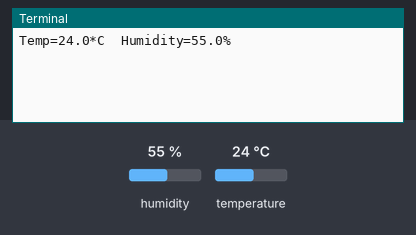
The program below on a simulated Raspberry Pi (BCM pin numbers). Shown: the last lines printed to the terminal. Inputs (shaded band) come from the test bench; at power-on: humidity 55 %, temperature 24 °C.

Above: at 1.2 s.
1.3 s: humidity set to 22 %
At 3.7 s:
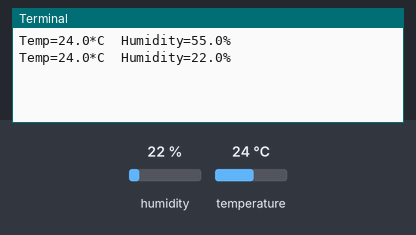
4.7 s: temperature set to 12 °C
At 6.5 s:
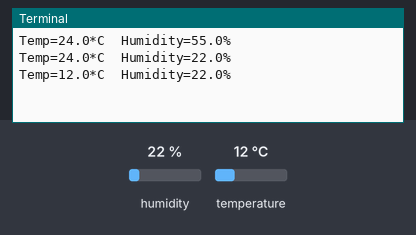
8.1 s: humidity set to 40 %
At 9.4 s:
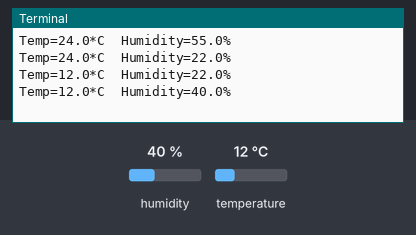
Timing chart, 0 to 11.1 s (numbered marks = the images above; inputs shaded):
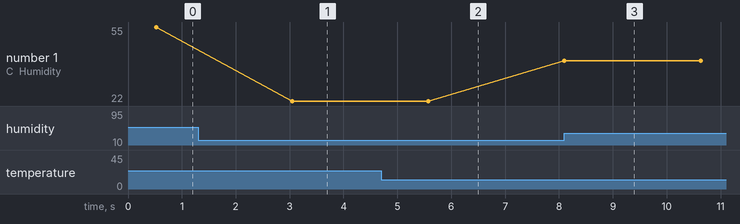

The program:

Dht11.py
```python
import Adafruit_DHT
import time
# Sensor should be set to Adafruit_DHT.DHT11,
# Adafruit_DHT.DHT22, or Adafruit_DHT.AM2302.
sensor = Adafruit_DHT.DHT11

# Example using a Beaglebone Black with DHT sensor
# connected to pin P8_11.
#pin = 'P8_11'

# Example using a Raspberry Pi with DHT sensor
# connected to GPIO23.
pin = 4


try:
    while True:
        # Try to grab a sensor reading.  Use the read_retry method which will retry up
        # to 15 times to get a sensor reading (waiting 2 seconds between each retry).
        humidity, temperature = Adafruit_DHT.read_retry(sensor, pin)

        # Note that sometimes you won't get a reading and
        # the results will be null (because Linux can't
        # guarantee the timing of calls to read the sensor).
        # If this happens try again!
        if humidity is not None and temperature is not None:
            print('Temp={0:0.1f}*C  Humidity={1:0.1f}%'.format(temperature, humidity))
        else:
            print('Failed to get reading. Try again!')

        time.sleep(2)
except KeyboardInterrupt:
    pass
    
```

Measured:
- after the input at 1.3 s, the terminal: prints a new line after 1.8 s (image 1)
- after the input at 4.7 s, the terminal: prints a new line after 0.88 s (image 2)
- after the input at 8.1 s, the terminal: prints a new line at once (image 3)
- plotted number 1: 55 → 22 after the input at 1.3 s, 22 → 40 after the input at 8.1 s
